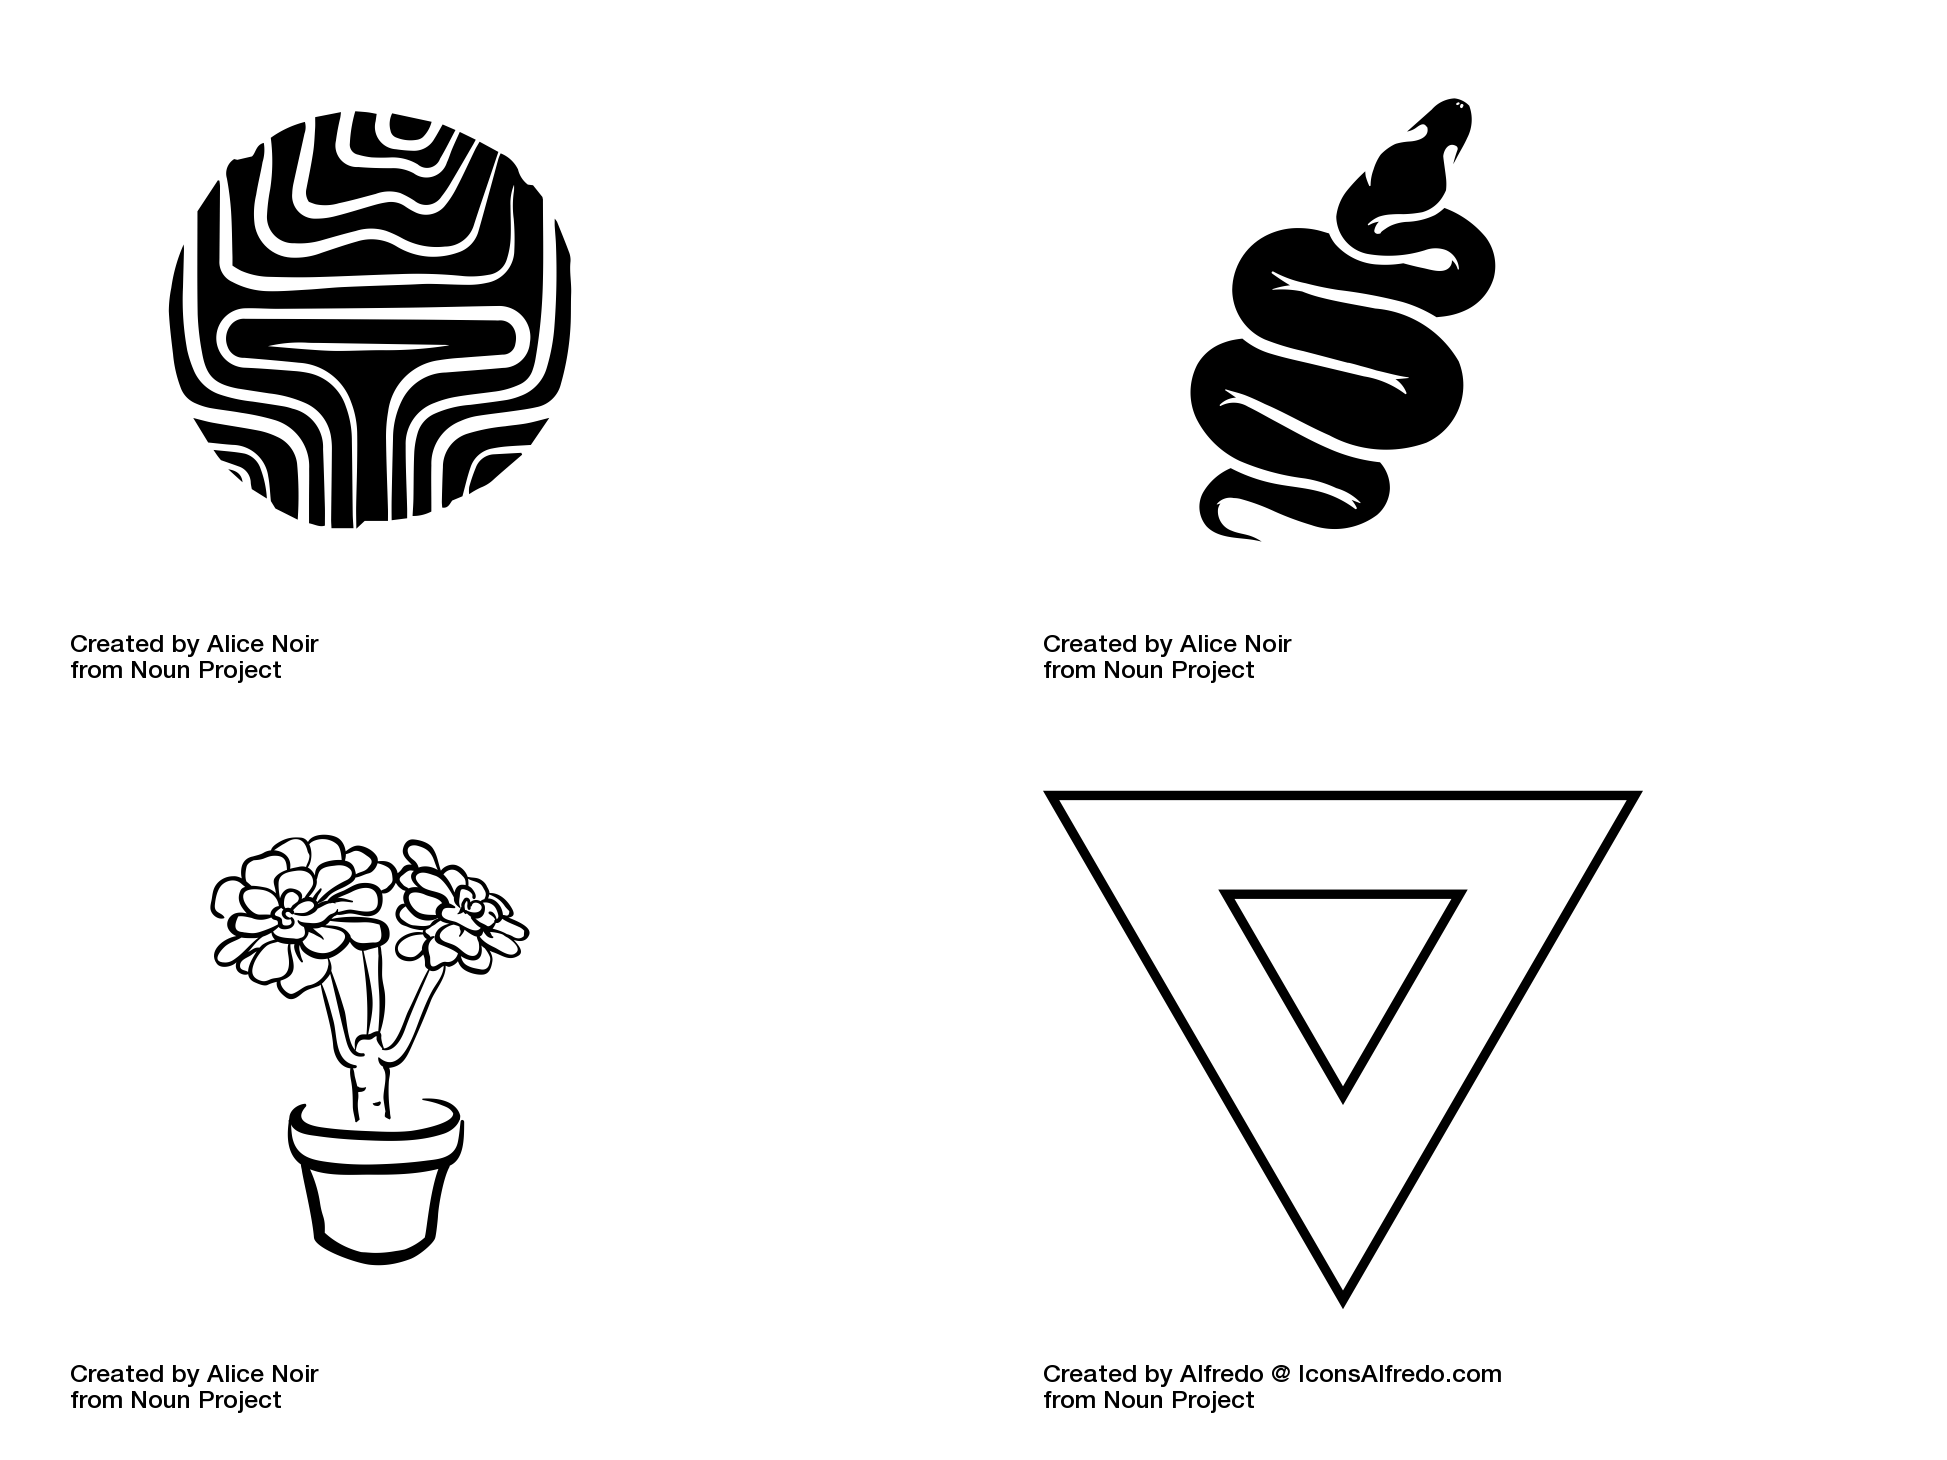

Recreate this plot in Python.
#!/usr/bin/env python

dir = '/home/pi/src/glyphe/'

import os, sys, random, getopt, pickle
from PIL import Image

def setup():
  pickle.dump( random.sample(os.listdir(dir + 'icons/'), 4), open( "glyphes.pickle", "wb" ) )

def glyphe():
  # Load the icons and rotate them each time. This gives us
  # a horoscope which rotates during the day, potentially 
  # making us think differently about their meaning
  print("Starting...")
  icons = pickle.load( open( "glyphes.pickle", "rb" ) )
  print(icons)
  icons.insert(0, icons.pop()) # put the last element at the front
  pickle.dump( icons, open( "glyphes.pickle", "wb" ) )
  print(icons)

  total_width = 1947 # to make this 400/300 on resize
  total_height = 1460 # 2 * 700 + 60

  new_image = Image.new('RGBA', (total_width, total_height), 255)

  offset = ( int(total_width / 2) - 700, 30)
  new_image.paste( Image.open(dir + 'icons/' + str(icons[0])), offset )

  offset = ( int(total_width / 2), 30 )
  new_image.paste( Image.open(dir + 'icons/' + icons[1]), offset )

  offset = ( int(total_width / 2) - 700, int(new_image.height / 2) + 10)
  new_image.paste( Image.open(dir + 'icons/' + icons[2]), offset )

  offset = ( int(new_image.width / 2), int(new_image.height / 2) + 10 )
  new_image.paste( Image.open(dir + 'icons/' + icons[3]), offset )

  new_image.convert('P')
  new_image.save(dir + 'saved/glyphe.png')

  # Now resize the image to 400x300 and save it for eink display
  img = Image.open(dir + 'saved/glyphe.png')
  img = img.resize((400, 300), resample=Image.LANCZOS)
  img = img.quantize() 
  img.save(dir + 'saved/glyphe-resized.png')

  from inky import InkyWHAT
  inky_display = InkyWHAT("black")
  inky_display.set_border(inky_display.WHITE)

  inky_display.set_image(img)
  inky_display.show() 
  print("Done!")

def usage():
  print("glyphe.py -h (help) -s (setup)")

def main(argv):
  try:
    opts, args = getopt.getopt(argv, "hs", ['help', 'setup'])
    for opt, arg in opts:
      if opt in ("-h", "--help"):
        usage()
        sys.exit()

      if opt in ("-s", "--setup"):
        setup()

    glyphe()

  except getopt.GetoptError:
    usage()
    sys.exit(2)

if __name__ == "__main__":
  main(sys.argv[1:])
